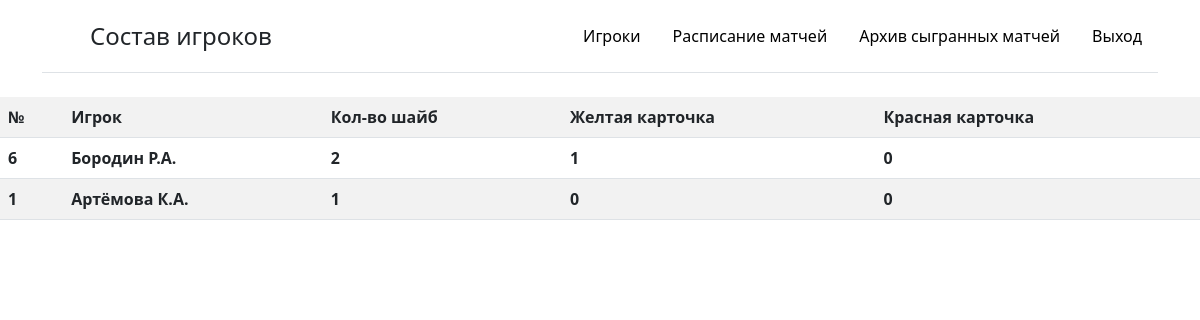
The page /infogame/1/ on the database its author committed.
### bd_team/models.py (models this page shows, shortened)
class Player_Game(models.Model):
    player = models.ForeignKey(Player, on_delete=models.CASCADE, null=False, verbose_name='Игрок')
    game = models.ForeignKey(Game, on_delete=models.CASCADE, null=True, blank=True, verbose_name='Игра')
    count_washers = models.IntegerField(default=0, verbose_name='Кол-во шайб')
    yellow_card = models.IntegerField(default=0, verbose_name='Жёлтая карточка')
    read_card = models.IntegerField(default=0, verbose_name='Красная карточка')
    class Meta():
        unique_together = ('player', 'game',)
    @staticmethod
    def check_game_status(id_game):
        game = Game.objects.get(id=id_game)
        print(game.check_status())
        return game.check_status()

class Player(models.Model):
    name = models.CharField(max_length=100, null=False, verbose_name="ФИО")
    date_birth = models.DateField(null=True, verbose_name="Дата рождения")
    citizenship = models.CharField(max_length=100, null=True, verbose_name="Гражданство")
    role = models.ForeignKey('Category_Player', on_delete=models.PROTECT, null=True, verbose_name="Амплуа")
    number = models.IntegerField(null=False, unique=True, verbose_name="Номер")
    photo = models.ImageField(null=True, upload_to="photos/", verbose_name="Фото")
    base = models.BooleanField(default=False, verbose_name='Основа')
    class Meta():
        ordering = ['number']
    def __str__(self):
        return self.name

### bd_team/views.py (the view)
# urls.py: path('infogame/<int:game_id>/', game_info, name='game_info'),
def game_info(request, game_id):
    p_game = Player_Game.objects.filter(game_id=game_id).order_by('-count_washers')
    if Player_Game.check_game_status(game_id):
        context = {
            'title': 'Состав игроков',
            'menu': menu,
            'p_game': p_game,
            'head': ['№', 'Игрок', 'Кол-во шайб', 'Желтая карточка', 'Красная карточка'],
        }
        return render(request, 'bd_team/info_game.html', context)
    else:
        return redirect('list_game')

### bd_team/models.py (called while the page is built)
    def __str__(self):
        return self.name

    def ch(self):
        return self.id == 1

    def check_status(self):
        return Status.objects.get(name=self.role).ch()

### bd_team/templates/bd_team/info_game.html
{% extends 'bd_team/base.html' %}
{% block content %}
<table class="table table-striped table-hover">
    <tr>
      {% for h in head %}
      <th scope="col">{{ h }}</th>
      {% endfor %}
        {% for g in p_game%}
    </tr>
        <tr>
         <th scope="col">{{ g.id }}</th>
         <th scope="col">{{ g.player }}</th>
         <th scope="col">{{ g.count_washers }}</th>
         <th scope="col">{{ g.yellow_card }}</th>
         <th scope="col">{{ g.read_card }}</th>
        </tr>
    {%endfor%}
</table>
{% endblock %}

### bd_team/templates/bd_team/base.html (style rules this page uses)
body { background: #fff; color: #000000 }

### rows shown on the page
Player_Game: id "6", player "Бородин Р.А.", count_washers "2", yellow_card "1", read_card "0"
Player_Game: id "1", player "Артёмова К.А.", count_washers "1", yellow_card "0", read_card "0"

### other values the page prints
{{ title }} "Состав игроков"
{{ m.title }} "Игроки" "Расписание матчей" "Архив сыгранных матчей" "Выход"
{{ h }} "№" "Игрок" "Кол-во шайб" "Желтая карточка" "Красная карточка"
